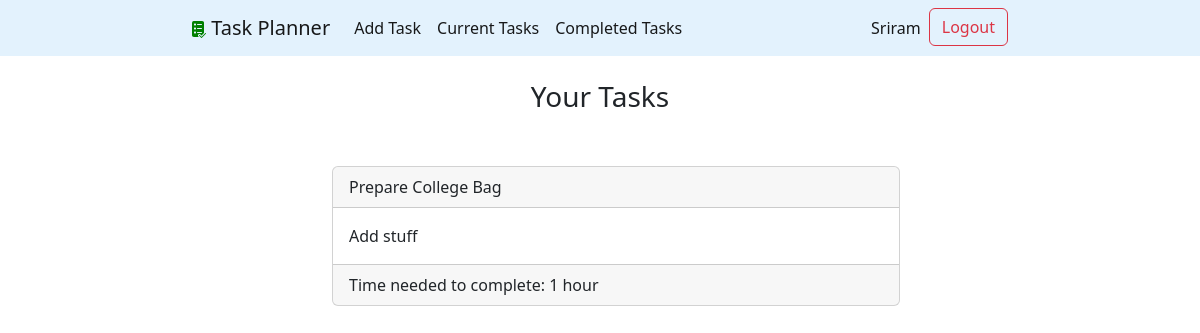
Before: / (signed in) with the older database file.
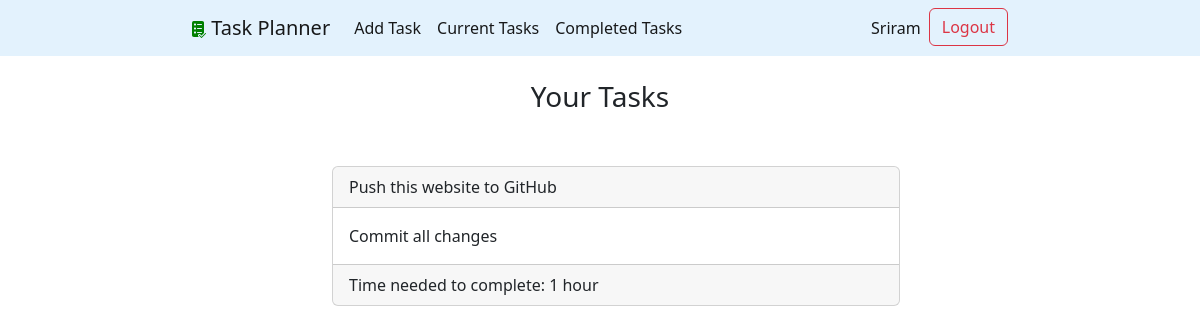
After: the same page with the newer database file.
### taskplanner/models.py (models this page shows, shortened)
class Task(models.Model):
    title = models.CharField(max_length=100)
    description = models.TextField(blank=True)
    created = models.DateField(auto_now_add=True)
    time_req = models.CharField(max_length=100,null=True,blank=True)
    completed = models.BooleanField(null=True,blank=True)
    completed_date = models.DateTimeField(null=True,blank=True)
    user = models.ForeignKey(User, on_delete=models.CASCADE)

### taskplanner/views.py (the view)
# urls.py: 2. Add a URL to urlpatterns:  path('', views.home, name='home')
def home(request):
    try:
        tasks = Task.objects.filter(user = request.user, completed_date__isnull=True)
        return render(request, 'taskplanner/home.html', {'tasks':tasks})
    except TypeError:
        return render(request, 'taskplanner/home.html')

### taskplanner/templates/taskplanner/home.html (shortened to what this page needs)
{% extends 'taskplanner/base.html'%}
{% block content %}
    {% if not user.is_authenticated %}
    <br>
    <div class="text-center landing">
        <h3>Welcome to Task Planner!</h3>
        <p>
            Here you can manage your tasks and keep track of what has been and what is remaining very easily!
            You can customise your tasks, delete them, and even redo them if it comes up again!
        </p>
        <div>
            <button class="btn btn-outline-primary"><a class="nav-link active" aria-current="page" href="{% url 'signupuser' %}">Sign up here!</a></button>
            <button class="btn btn-outline-primary"><a class="nav-link active" aria-current="page" href="{% url 'loginuser' %}">Login here!</a></button>
        </div>
    </div>
    {% else %}
    <br>
    <h3>Your Tasks</h3>
    <ul class="tasks">
        {% for task in tasks %}
        <li><div class="card">
            <div class="card-header">{{task.title}}</div>
            <div class="card-body">
            {% if task.description %}
                {{task.description}}
            {% endif %}
            </div>
            <div class="card-footer">
                {% if task.time_req %}
                    Time needed to complete: {{task.time_req}}
                {% endif %}</div>
        </div></li>
        {% endfor %}
    </ul>
    {% endif %}
{% endblock %}

Changed rows visible on the page:
no longer on this page (row edited): Task: title "Prepare College Bag", description "Add stuff", time_req "1 hour"
added Task: title "Push this website to GitHub", description "Commit all changes", time_req "1 hour"
